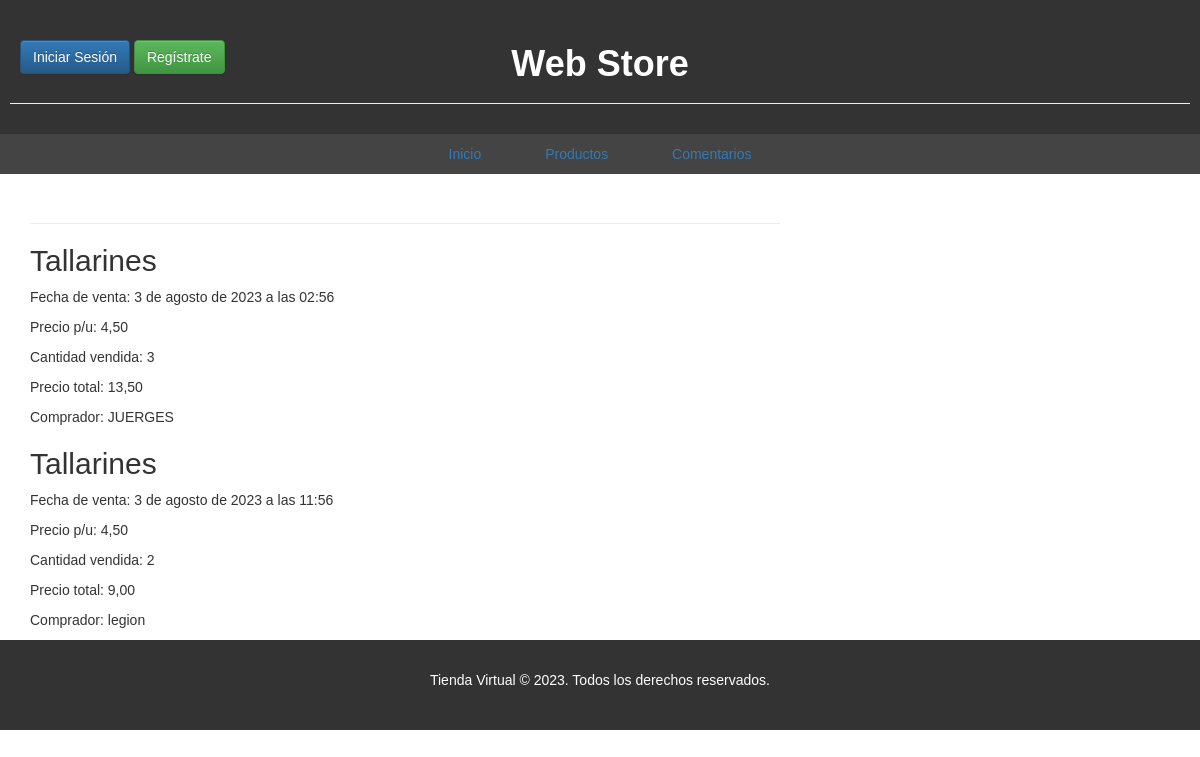
The page /sells/list/ on the database as committed earlier.
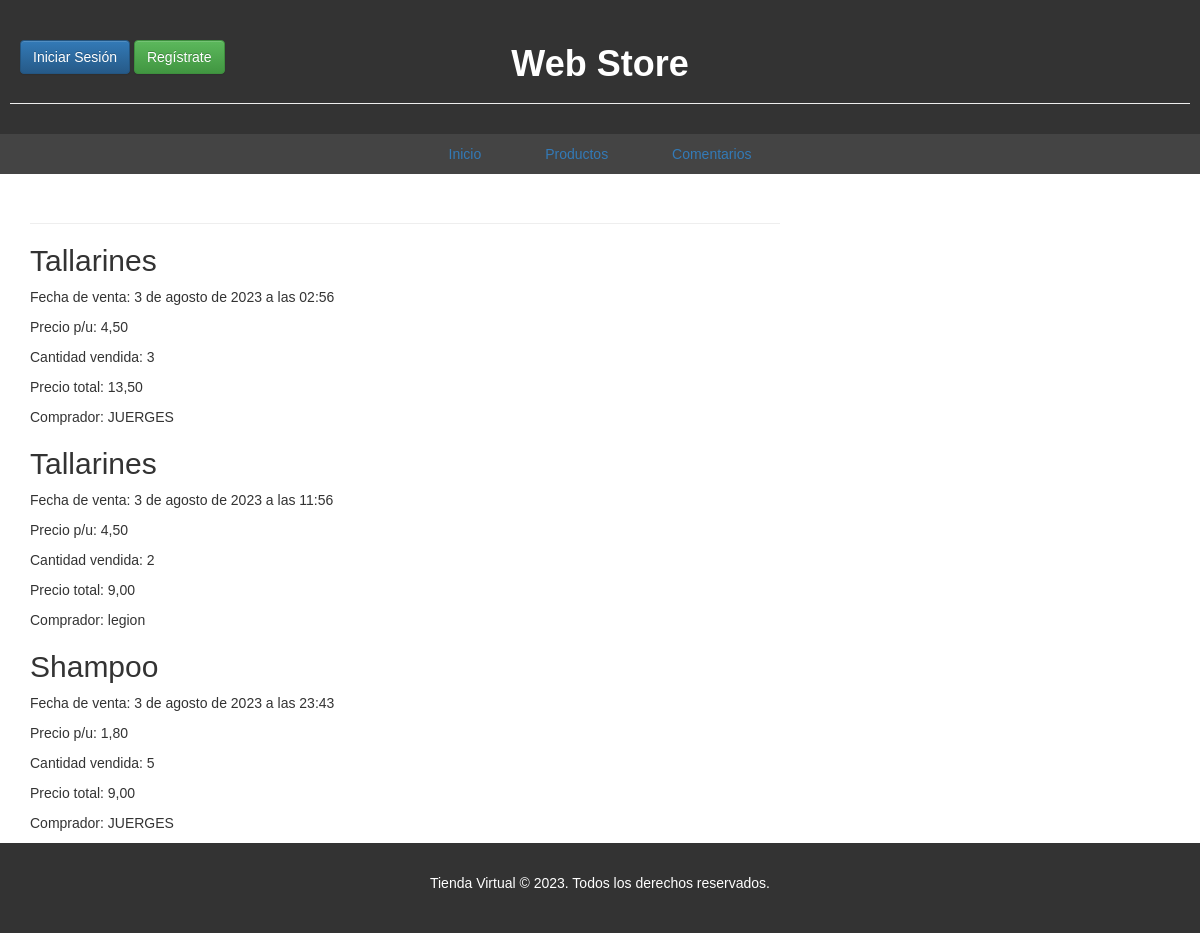
The same page on the database as committed later.
### products/models.py (models this page shows, shortened)
class VentaProducto(models.Model):
    comprador = models.ForeignKey(User, on_delete=models.CASCADE, default=1)
    producto = models.ForeignKey(Producto, on_delete=models.CASCADE)
    cantidad = models.PositiveIntegerField()
    precio_total = models.DecimalField(max_digits=10, decimal_places=2, null=True, blank=True)
    fecha_venta = models.DateTimeField(default=timezone.now)

class Producto(models.Model):
    nombre = models.CharField(max_length=200)
    descripcion = models.TextField()
    precio = models.DecimalField(max_digits=8, decimal_places=2)

### products/views.py (the view)
# urls.py: path('sells/list/', views.sell_list, name='sell_list'),
def sell_list(request):
    sells = VentaProducto.objects.all()
    return render(request, 'ventas_list.html', {'sells': sells})

### products/templates/ventas_list.html (shortened to what this page needs)
{% extends 'index.html' %}
{% block content %}
    <div class="page-header">
    </div>
    {% for sell in sells %}
        <div class="venta">
            <h2>{{ sell.producto.nombre }}</h2>
            <p>Fecha de venta: {{ sell.fecha_venta }}</p>
            <p>Precio p/u: {{ sell.producto.precio }}</p>
            <p>Cantidad vendida: {{ sell.cantidad }}</p>
            <p>Precio total: {{ sell.precio_total }}</p>
            <p>Comprador: {{ sell.comprador }}</p>
        </div>
    {% endfor %}
{% endblock %}

### products/templates/index.html (shortened to what this page needs)
{% load static %}
<html lang="es">
<head>
    <link rel="stylesheet" href="//maxcdn.bootstrapcdn.com/bootstrap/3.2.0/css/bootstrap.min.css">
    <link rel="stylesheet" href="//maxcdn.bootstrapcdn.com/bootstrap/3.2.0/css/bootstrap-theme.min.css">
    <link rel="stylesheet" href="{% static 'css/styles.css' %}">
</head>
<body>
    <div class="page-header">
        <div class="button-container">
        {% if user.is_authenticated %}
           <a href="{% url 'logout' %}" class="top-menu btn btn-warning">Cerrar Sesión</a>
        {% else %}
            <a href="{% url 'login' %}" class="top-menu btn btn-primary">Iniciar Sesión</a>
            <a href="{% url 'register' %}" class="top-menu btn btn-success">Regístrate</a>
        {% endif %}
        </div>
    </div>
    <header>
        <div class="page-header">
            <h1><strong>Web Store</strong></h1>
        </div>
    </header>
    <nav>
        <a href="{% url 'pag_main' %}">Inicio</a>
        <a href="{% url 'prod_list' %}">Productos</a>
        <a href="{% url 'comment' %}">Comentarios</a>
    </nav>
    <div class="content container">
        <div class="row">
            <div class="col-md-8">
            {% block content %}
            {% endblock %}
            </div>
        </div>
    </div>
    <footer>
        <p>Tienda Virtual &copy; 2023. Todos los derechos reservados.</p>
    </footer>
</body>
</html>

### products/static/css/styles.css (style rules this page uses)
body { font-family: Arial, sans-serif; margin: 0; padding: 0; background-image: url('https://cdn.agendasonidocaracol.mx/Upload/afb83e0118323c1840cc188dc018ec4218211c72.jpg'); background-size: cover; }
header { background-color: #333; color: #fff; padding: 10px; margin-top: -110px; text-align: center; }
nav { background-color: #444; color: #fff; padding: 10px; text-align: center; }
nav a { margin: 0 30px; text-decoration: none; }
footer { background-color: #333; color: #fff; padding: 30px; text-align: center; }
.button-container { margin-left: 20px; }

Rows that differ between the two databases and show on the page:
added VentaProducto: producto.nombre "Shampoo", fecha_venta "3 de agosto de 2023 a las 23:43", producto.precio "1,80", cantidad "5", precio_total "9,00", comprador "JUERGES"
